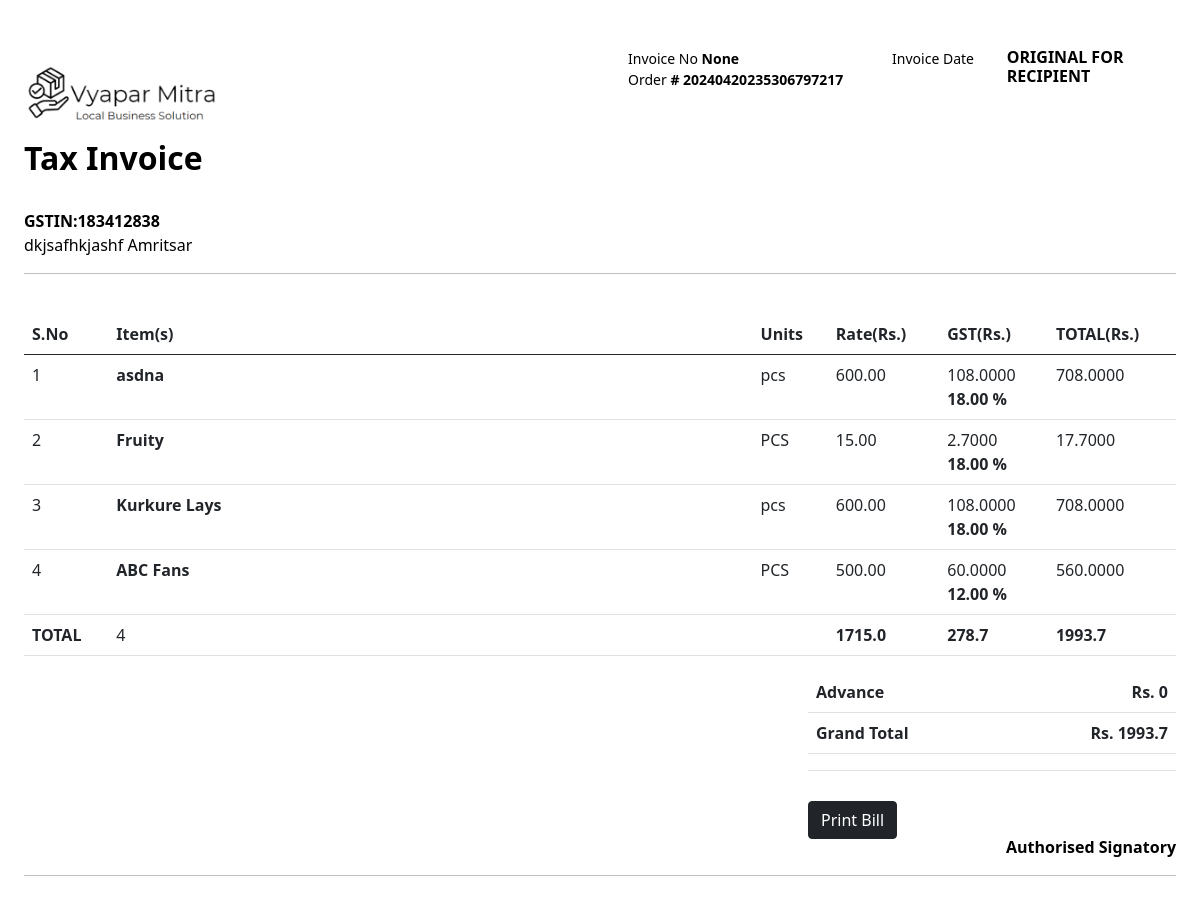
The page /products/bill/9 on the database its author committed.
### home/models.py (models this page shows, shortened)
class OrderData(models.Model):
    order_id = models.CharField(max_length=255)
    order_status = models.CharField(max_length=255)
    order_cost = models.FloatField(default=0)
    order_total = models.FloatField(default=0)
    order_discount = models.FloatField(null=True, blank=True)
    order_tax = models.FloatField(default=0)
    order_shipping = models.FloatField(null=True, blank=True)
    order_grand_total = models.FloatField(default=0)
    is_online = models.BooleanField(default=False)
    is_delivered = models.BooleanField(default=False)
    is_paid = models.BooleanField(default=False)
    created_at = models.DateTimeField(default=timezone.now)
    customer = models.CharField(max_length=255)
    account = models.ForeignKey('accounts.Account', on_delete=models.CASCADE)
    products = models.TextField()
    invoice = models.CharField( null=True, blank=True,max_length=10)
    def get_products_count(self):
        products = self.products.split(',')
        return len(products)-1
    def order_total_price(self):
        return self.order_total + self.order_tax

### accounts/models.py (models this page shows, shortened)
class Account(models.Model):
    shop_name = models.CharField(max_length=255,default="LLb")
    phone = models.CharField(max_length=255)
    address = models.TextField()
    created_at = models.DateTimeField(auto_now_add=True)
    updated_at = models.DateTimeField(auto_now=True)
    unique_id = models.CharField(max_length=255, unique=True)
    gst = models.CharField(max_length=15, default='N/A')
    fssai = models.CharField(max_length=14, default='N/A')
    image = models.ImageField(upload_to='accounts/', default='accounts/default.jpg')
    user = models.OneToOneField(User, on_delete=models.CASCADE)
    city = models.CharField(default='Amritsar', max_length=255)

### products/models.py (models this page shows, shortened)
class Product(models.Model):
    name = models.CharField(max_length=255)
    description = models.TextField()
    cost_price = models.DecimalField(max_digits=10, decimal_places=2)
    selling_price = models.DecimalField(max_digits=10, decimal_places=2)
    stock = models.IntegerField(default=0)
    created_at = models.DateTimeField(auto_now_add=True)
    updated_at = models.DateTimeField(auto_now=True)
    category = models.ForeignKey('Category', on_delete=models.CASCADE)
    unique_id = models.CharField(max_length=255, unique=True)
    gst = models.DecimalField(max_digits=10, decimal_places=2, default=0)
    units = models.CharField(max_length=255, default='pcs')
    image = models.ImageField(upload_to='products/', default='products/default.jpg')
    account  = models.ForeignKey('accounts.Account', on_delete=models.CASCADE, null=True, blank=True)
    is_active = models.BooleanField(default=True)
    def gst_price(self):
        gst = self.selling_price * (self.gst/100)
        return gst
    def total_price(self):
        gst = self.selling_price * (self.gst/100)
        return self.selling_price + gst

### products/views.py (the view)
# urls.py: path("bill/<int:id>",views.bill, name="bill"),
def bill(request,id):
    try:
        order  = OrderData.objects.get(id=id)
        products = order.products.split(',')
        products = products[1:]
        return_products = []
        for i in products:
            return_products.append(Product.objects.get(id=i))
        return render(request,'home/bill.html',{'products':return_products,'order':order})
    except Exception as e:
        print(e)
        pass

### templates/home/bill.html (shortened to what this page needs)
{% extends 'home/base.html' %}
{% block content %}
<div class="p-4 bill">
    <div class="row mt-4">
        <div class="col-md-6">
            <div class="d-flex flex-column">
                <img src="/media/global/logo.png" style="width: 200px;" alt="">
                <h2><b>Tax Invoice</b></h2>
                <span class="order_seller">{{order.account.name}}
                    <br>gstin:{{order.account.gst}}</span>
                <span
                    class="address-block">{{order.account.address}} {{order.account.city}}</span>
            </div>
        </div>
        <div class="col-md-6">
            <div class="d-flex justify-content-between">
                <div class="d-flex flex-column text-small mx-2 px-2">
                    <span>Invoice No <b>{{order.invoice}}</b></span>
                    <span>Order<b> # {{order.order_id}}</b></span>
                </div>
                <div class="d-flex flex-column text-small">
                    <span>Invoice Date</span>
                </div>
                <div class="d-flex flex-column" style="width:30%;">
                    <h5><b>ORIGINAL FOR RECIPIENT</b></h5>
                </div>
            </div>
        </div>
    </div>
    <hr>
    <br>
    <table class="table auto-index">
        <thead>
            <th>S.No</th>
            <th style="min-width: 500px;">Item(s)</th>
            <th>Units</th>
            <th>Rate(Rs.)</th>
            <th>GST(Rs.)</th>
            <th>TOTAL(Rs.)</th>
        </thead>
        <tbody>
            {% for item in products %}
            <tr>
                <td></td>
                <td><b style="font-size: 16px;">{{item.name}}</b></td>
                <td>{{item.units}}</td>
                <td>{{item.selling_price}}</td>
                <td>{{item.gst_price}} <br><b>{{item.gst}} %</b></td>
                <td>{{item.total_price}}</td>
            </tr>
            {% endfor %}
            <tr>
                <td>
                    <b>TOTAL</b>
                </td>
                <td>{{order.get_products_count}}</td>
                <td></td>
                <td><b>{{order.order_total}} </b></td>
                <td><b>{{order.order_tax}}</b></td>
                <td><b> {{order.order_total_price}}</b></td>
            </tr>
        </tbody>
    </table>
    <div class="row">
        <div class="col-md-8">
        </div>
        <div class="col-md-4">
            <table class=" table">
                <tr>
                    <td> <span class="d-flex justify-content-between"><b>Advance</b> <b> Rs. 0 </b> </span></td>
                </tr>
                <tr>
                    <td> <span class="d-flex justify-content-between"><b>Grand Total</b> <b> Rs.
                                {{order.order_total_price}} </b> </span></td>
                </tr>
                <tr style="text-transform:uppercase;">
                    <td><b class="to_words" data-value="{{order.get_order_items.1}} "></b></td>
                </tr>
            </table>
            <br>
            <div class=" mt-4" style="float:right;">
                <b>Authorised Signatory</b><br>
            </div>
            <button class="btn btn-dark print">Print Bill</button>
        </div>
    </div>
    <hr>
</div>
{% endblock content %}

### templates/home/bill.html (style rules this page uses)
.order_seller { text-transform: uppercase; font-weight: 700; }
.text-small { font-size: 14px; font-weight: 400; }
h5 { font-size: 12pt; }
body { background-color: white !important; color: black !important; margin: 0; padding: 0; counter-reset: Serial; }
.print { margin-top: -10px; }
.auto-index tr td:first-child:before { counter-increment: Serial; content: counter(Serial); }

### rows shown on the page
OrderData: account.gst "183412838", account.address "dkjsafhkjashf", account.city "Amritsar", invoice "None", order_id "20240420235306797217", get_products_count "4", order_total "1715.0", order_tax "278.7", order_total_price "1993.7"
Product: name "asdna", units "pcs", selling_price "600.00", gst_price "108.0000", gst "18.00", total_price "708.0000"
Product: name "Fruity", units "PCS", selling_price "15.00", gst_price "2.7000", gst "18.00", total_price "17.7000"
Product: name "Kurkure Lays", units "pcs", selling_price "600.00", gst_price "108.0000", gst "18.00", total_price "708.0000"
Product: name "ABC Fans", units "PCS", selling_price "500.00", gst_price "60.0000", gst "12.00", total_price "560.0000"
